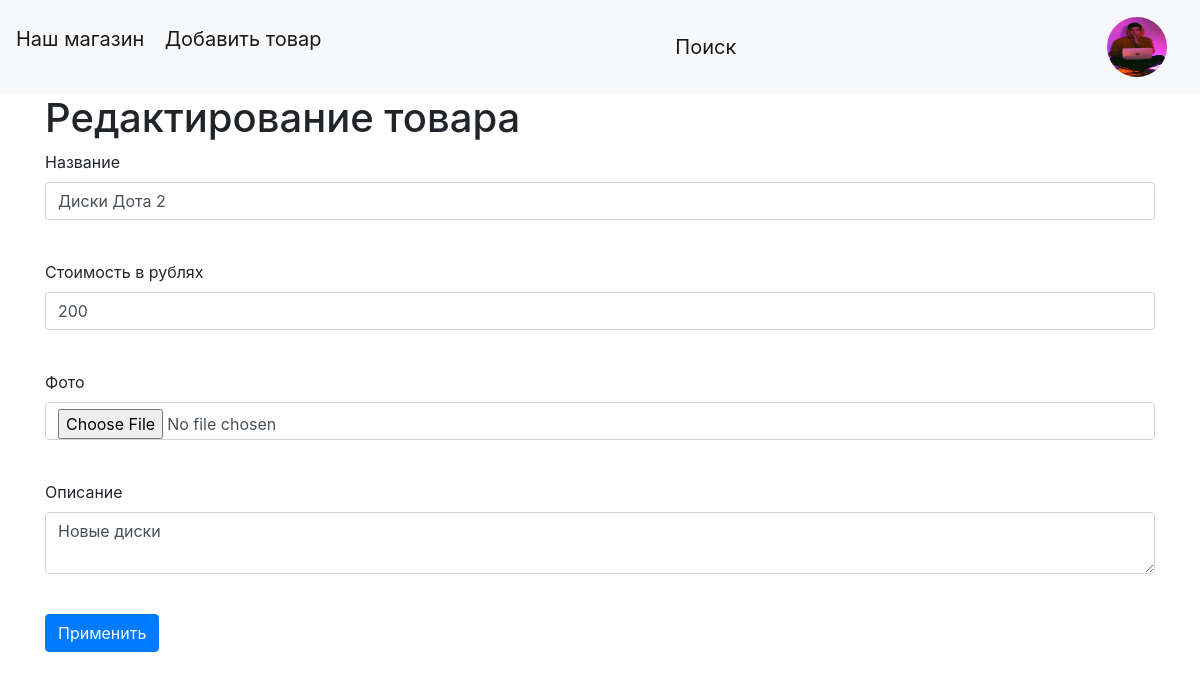
/goods/4 (signed in), run on the app's committed database.
### data/users.py (models this page shows, shortened)
class User(SqlAlchemyBase, UserMixin, SerializerMixin):
    __tablename__ = 'users'
    id = sqlalchemy.Column(sqlalchemy.Integer,
                           primary_key=True, autoincrement=True)
    name = sqlalchemy.Column(sqlalchemy.String, nullable=True)
    about = sqlalchemy.Column(sqlalchemy.String, nullable=True)
    email = sqlalchemy.Column(sqlalchemy.String,
                              index=True, unique=True, nullable=True)
    hashed_password = sqlalchemy.Column(sqlalchemy.String, nullable=True)
    created_date = sqlalchemy.Column(sqlalchemy.DateTime,
                                     default=datetime.datetime.now)
    image = sqlalchemy.Column(sqlalchemy.String, nullable=True, default='/static/img/anon.jpg')
    news = orm.relation("Goods", back_populates='user')

### data/goods.py (models this page shows)
class Goods(SqlAlchemyBase, SerializerMixin):
    __tablename__ = 'goods'
    id = sqlalchemy.Column(sqlalchemy.Integer,
                           primary_key=True, autoincrement=True)
    title = sqlalchemy.Column(sqlalchemy.String, nullable=True)
    price = sqlalchemy.Column(sqlalchemy.Integer, nullable=False)
    content = sqlalchemy.Column(sqlalchemy.String, nullable=True)
    created_date = sqlalchemy.Column(sqlalchemy.DateTime,
                                     default=datetime.datetime.now)
    is_private = sqlalchemy.Column(sqlalchemy.Boolean, default=False)
    user_id = sqlalchemy.Column(sqlalchemy.Integer,
                                sqlalchemy.ForeignKey("users.id"))
    image = sqlalchemy.Column(sqlalchemy.String, nullable=True, default='/static/img/anon.jpg')
    user = orm.relation('User')

### main.py (the view, shortened to what this page needs)
@app.route('/goods/<int:id>', methods=['GET', 'POST'])
@login_required
def edit_goods(id):
    form = NewsForm()
    if request.method == "GET":
        db_sess = db_session.create_session()
        news = db_sess.query(Goods).filter(Goods.id == id,
                                          Goods.user == current_user
                                          ).first()
        if news:
            form.title.data = news.title
            form.price.data = news.price
            form.image.data = news.image
            form.content.data = news.content
        else:
            abort(404)
    return render_template('goods.html',
                           title='Редактирование товара',
                           form=form
                           )

### forms/goods.py
class NewsForm(FlaskForm):
    title = StringField('Название', validators=[DataRequired()])
    content = TextAreaField("Описание")
    is_private = BooleanField("Личное")
    submit = SubmitField('Применить')
    price = FloatField('Стоимость в рублях', validators=[DataRequired()])
    image = FileField('Фото')
    poisk = StringField(""
                        "")

### data/db_session.py (called while the page is built)
def create_session() -> Session:
    global __factory
    return __factory()

### main.py (called while the page is built)
@login_manager.user_loader
def load_user(user_id):
    db_sess = db_session.create_session()
    return db_sess.query(User).get(user_id)

### templates/goods.html (shortened to what this page needs)
{% extends "base.html" %}
{% block content %}
<h1>{{title}}</h1>
<form action="" method="post">
    <p>
        {{ form.title.label }}<br>
        {{ form.title(class="form-control") }}<br>
    </p>
    <p>
        {{ form.price.label }}<br>
        {{ form.price(class="form-control") }}<br>
    </p>
    <p>
        {{ form.image.label }}<br>
        {{ form.image(class="form-control") }}<br>
    </p>
    <p>
        {{ form.content.label }}<br>
        {{ form.content(class="form-control") }}<br>
    </p>
    <p>{{ form.submit(type="submit", class="btn btn-primary") }}</p>
</form>
{% endblock %}

### templates/base.html (shortened to what this page needs)
<!doctype html>
<html lang="en">
<head>
    <link rel="stylesheet"
          href="https://stackpath.bootstrapcdn.com/bootstrap/4.4.1/css/bootstrap.min.css"
>
    <link rel="stylesheet" href="https://stackpath.bootstrapcdn.com/bootstrap/4.3.1/css/bootstrap.min.css">
</head>
<body>
<header>
    <nav class="navbar navbar-light bg-light">
        <p align="left"> <a class="navbar-brand" href="/">Наш магазин</a>
            {% if current_user.is_authenticated %}
        <a class="navbar-brand" href="/goods">Добавить товар</a></p>
        {% else %}
        <a class="navbar-brand" href="/login">Добавить товар</a>
        {%endif%}
        <a class="navbar-brand" href="/poisk_poisk">Поиск</a>
        {% if current_user.is_authenticated %}
        <a class="btn btn-lg" href="/profile" role="button"><img src={{current_user.image}} title={{current_user.name}} style="width:60px;height:60px;border-radius: 50%"></a>
{% else %}
    <p>
        <a class="btn btn-primary" href="/register">Зарегистрироваться</a>
        <a class="btn btn-success" href="/login">Войти</a>
    </p>
{% endif %}
    </nav>
</header>
<main role="main" class="container">
    {% block content %}{% endblock %}
</main>
</body>
</html>

### data on the page
User: image (picture)
Goods: title "Диски Дота 2", price "200", content "Новые диски"

### other printed values
{{ title }} "Редактирование товара"
